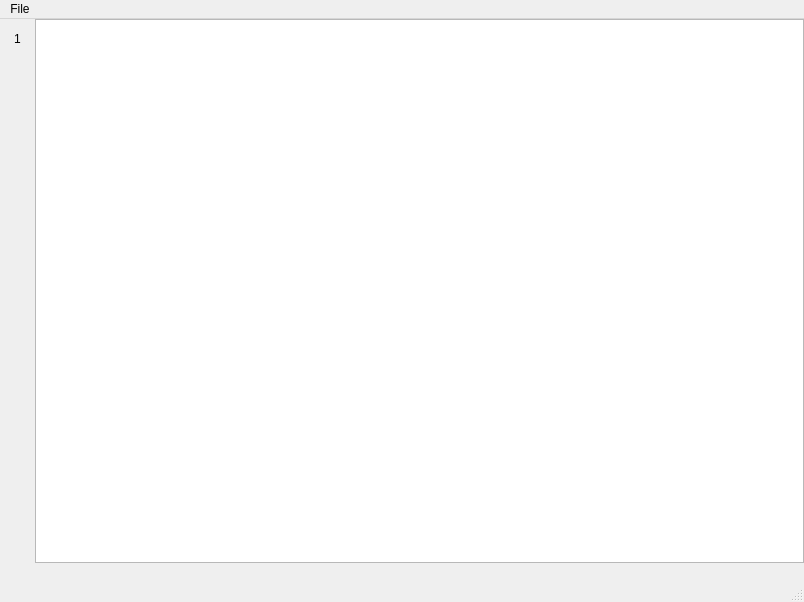
<?xml version="1.0" encoding="UTF-8"?>
<ui version="4.0">
 <class>MainWindow</class>
 <widget class="QMainWindow" name="MainWindow">
  <property name="geometry">
   <rect>
    <x>0</x>
    <y>0</y>
    <width>804</width>
    <height>602</height>
   </rect>
  </property>
  <property name="sizePolicy">
   <sizepolicy hsizetype="Expanding" vsizetype="Expanding">
    <horstretch>0</horstretch>
    <verstretch>0</verstretch>
   </sizepolicy>
  </property>
  <property name="windowTitle">
   <string>MainWindow</string>
  </property>
  <widget class="QWidget" name="MainUi">
   <property name="sizePolicy">
    <sizepolicy hsizetype="Expanding" vsizetype="Expanding">
     <horstretch>0</horstretch>
     <verstretch>0</verstretch>
    </sizepolicy>
   </property>
   <widget class="QTextEdit" name="TextEditor">
    <property name="geometry">
     <rect>
      <x>35</x>
      <y>0</y>
      <width>769</width>
      <height>544</height>
     </rect>
    </property>
    <property name="sizePolicy">
     <sizepolicy hsizetype="Maximum" vsizetype="Maximum">
      <horstretch>100</horstretch>
      <verstretch>100</verstretch>
     </sizepolicy>
    </property>
    <property name="styleSheet">
     <string notr="true">font-size: 18px;</string>
    </property>
    <property name="horizontalScrollBarPolicy">
     <enum>Qt::ScrollBarAsNeeded</enum>
    </property>
    <property name="lineWrapMode">
     <enum>QTextEdit::NoWrap</enum>
    </property>
   </widget>
   <widget class="QScrollArea" name="LineNumbers">
    <property name="geometry">
     <rect>
      <x>0</x>
      <y>0</y>
      <width>35</width>
      <height>543</height>
     </rect>
    </property>
    <property name="styleSheet">
     <string notr="true">border: 0;
max-width: 35px;</string>
    </property>
    <property name="verticalScrollBarPolicy">
     <enum>Qt::ScrollBarAlwaysOff</enum>
    </property>
    <property name="horizontalScrollBarPolicy">
     <enum>Qt::ScrollBarAlwaysOff</enum>
    </property>
    <property name="widgetResizable">
     <bool>true</bool>
    </property>
    <widget class="QWidget" name="ScrollArea">
     <property name="geometry">
      <rect>
       <x>0</x>
       <y>0</y>
       <width>35</width>
       <height>543</height>
      </rect>
     </property>
     <layout class="QVBoxLayout" name="verticalLayout">
      <property name="spacing">
       <number>2</number>
      </property>
      <property name="leftMargin">
       <number>5</number>
      </property>
      <property name="topMargin">
       <number>8</number>
      </property>
      <property name="rightMargin">
       <number>5</number>
      </property>
      <property name="bottomMargin">
       <number>2</number>
      </property>
      <item>
       <widget class="QPushButton" name="LineNumber">
        <property name="styleSheet">
         <string notr="true">margin: 0;
height: 24px;</string>
        </property>
        <property name="text">
         <string>1</string>
        </property>
       </widget>
      </item>
      <item>
       <spacer name="verticalSpacer">
        <property name="orientation">
         <enum>Qt::Vertical</enum>
        </property>
        <property name="sizeHint" stdset="0">
         <size>
          <width>20</width>
          <height>30</height>
         </size>
        </property>
       </spacer>
      </item>
     </layout>
    </widget>
   </widget>
  </widget>
  <widget class="QStatusBar" name="statusbar"/>
  <widget class="QMenuBar" name="menubar">
   <property name="geometry">
    <rect>
     <x>0</x>
     <y>0</y>
     <width>804</width>
     <height>31</height>
    </rect>
   </property>
   <widget class="QMenu" name="menuFile">
    <property name="title">
     <string>File</string>
    </property>
    <addaction name="separator"/>
    <addaction name="actionOpen"/>
    <addaction name="actionNew"/>
   </widget>
   <addaction name="menuFile"/>
  </widget>
  <action name="actionOpen">
   <property name="text">
    <string>Open</string>
   </property>
  </action>
  <action name="actionNew">
   <property name="text">
    <string>New</string>
   </property>
  </action>
 </widget>
 <resources/>
 <connections/>
</ui>
